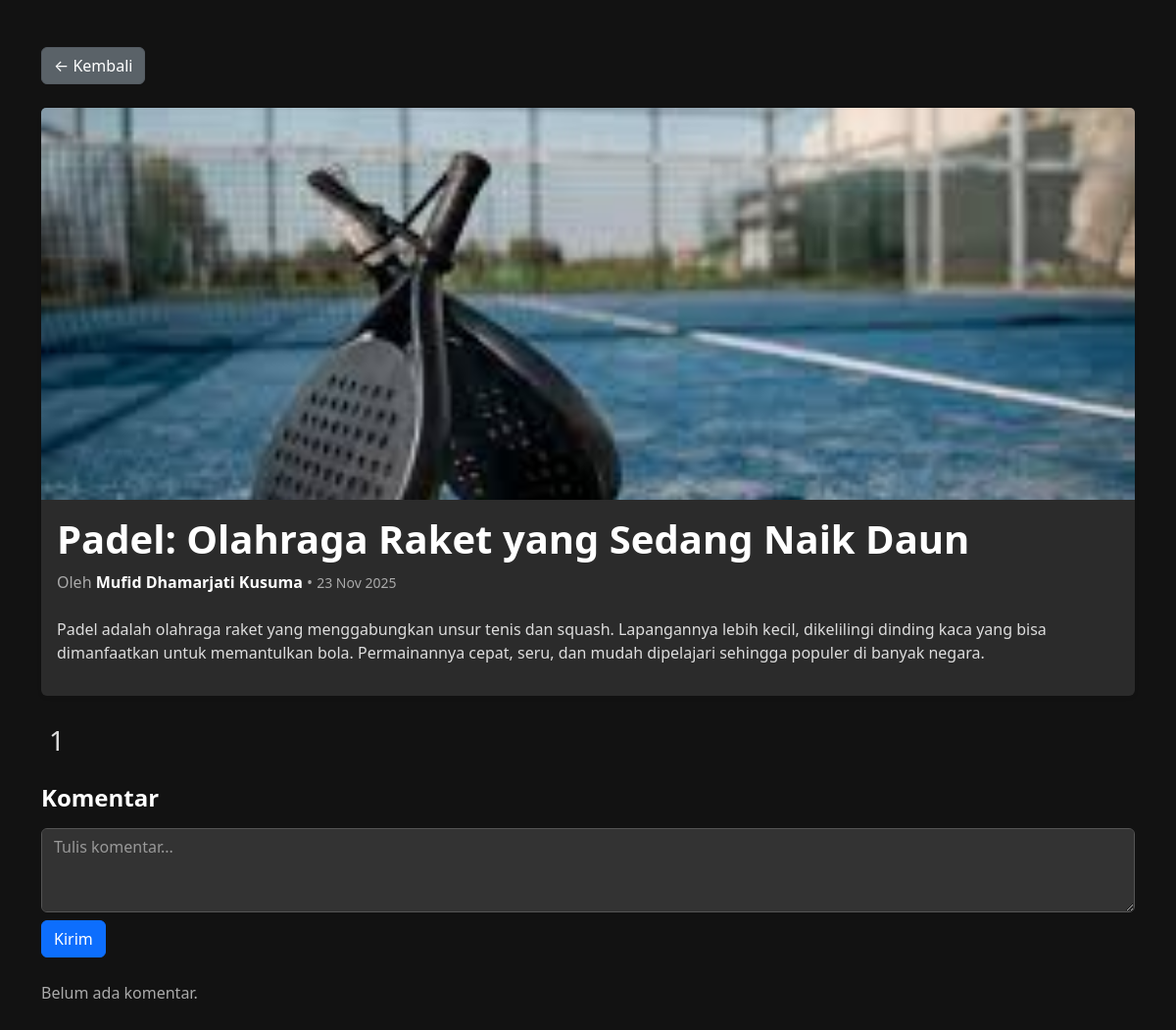
Screenshot of /view/read_single.php?slug=padel-olahraga-raket-yang-sedang-naik-daun (signed in) with the database file from the repository.
### tables this page shows
CREATE TABLE `articles` (
  `id` int(11) NOT NULL,
  `title` varchar(255) NOT NULL,
  `slug` varchar(255) NOT NULL,
  `content` mediumtext NOT NULL,
  `image` varchar(255) DEFAULT NULL,
  `author_id` int(11) DEFAULT NULL,
  `created_at` datetime DEFAULT current_timestamp(),
  `updated_at` datetime DEFAULT current_timestamp() ON UPDATE current_timestamp(),
  `genre` enum('Sepak Bola','Basket','Bulu Tangkis','Tenis','Voli','Renang','Atletik','Tinju','MotoGP','Lainnya') NOT NULL DEFAULT 'Lainnya'
);

CREATE TABLE `users` (
  `id` int(11) NOT NULL,
  `name` varchar(150) NOT NULL,
  `email` varchar(150) NOT NULL,
  `password_hash` varchar(255) NOT NULL,
  `role` enum('user','admin') NOT NULL DEFAULT 'user',
  `created_at` datetime NOT NULL DEFAULT current_timestamp()
);

### controller/proses_read_single.php (called while the page is built, shortened)
<?php
require_once __DIR__ . '/../config/koneksi.php';
$slug = $_GET['slug'] ?? '';
$sql = "
    SELECT a.*, u.name AS author_name
    FROM articles a
    LEFT JOIN users u ON u.id = a.author_id
    WHERE a.slug = ?
    LIMIT 1
";
$stmt = mysqli_prepare($koneksi, $sql);
mysqli_stmt_bind_param($stmt, "s", $slug);
mysqli_stmt_execute($stmt);
$result  = mysqli_stmt_get_result($stmt);
$article = mysqli_fetch_assoc($result);
$article_id = (int) $article['id'];
$sqlLike = "SELECT COUNT(*) AS total_like FROM likes WHERE article_id = ?";
$stmtL = mysqli_prepare($koneksi, $sqlLike);
mysqli_stmt_bind_param($stmtL, "i", $article_id);
mysqli_stmt_execute($stmtL);
$rowLike = mysqli_stmt_get_result($stmtL)->fetch_assoc();
$totalLikes = $rowLike['total_like'] ?? 0;

### view/read_single.php (the view, shortened to what this page needs)
<?php
require_once "../controller/proses_read_single.php";
$user_id = $_SESSION['user_id'] ?? null;
?>
<!DOCTYPE html>
<html>
<head>
    <link href="https://cdn.jsdelivr.net/npm/bootstrap@5.3.2/dist/css/bootstrap.min.css" rel="stylesheet">
    <link rel="stylesheet" href="theme.css">
</head>
<body id="body"> <div class="container py-5">
    <button class="btn btn-secondary mb-4" onclick="history.back()">← Kembali</button>
    <div class="card shadow-sm border-0 mb-4 article-card"> <?php if (!empty($article['image'])): ?>
            <img src="../<?= $article['image'] ?>" class="card-img-top"
                 style="max-height:400px; object-fit:cover;">
        <?php endif; ?>
        <div class="card-body article-content">
            <h1 class="fw-bold"><?= htmlspecialchars($article['title']) ?></h1>
            <p class="text-muted mb-4">
                Oleh <b><?= htmlspecialchars($article['author_name']) ?></b> •
                <small class="text-muted"><?= date("d M Y", strtotime($article['created_at'])) ?></small>
            </p>
            <div class="mt-3 article-text"><?= $article['content'] ?></div> </div>
    </div>
    <div class="mb-3">
        <button id="likeBtn" class="btn p-0 border-0 bg-transparent"
                style="font-size:28px; display:flex; align-items:center; gap:8px;">
            <span id="likeCount" class="like-count-text"><?= $totalLikes ?></span> </button>
    </div>
    <h4 class="fw-bold mb-3 mt-4">Komentar</h4>
    <?php if ($user_id): ?>
        <form id="commentForm" class="mb-4">
            <textarea name="content" class="form-control" rows="3" placeholder="Tulis komentar..." required></textarea>
            <button class="btn btn-primary mt-2">Kirim</button>
        </form>
    <?php else: ?>
        <div class="alert alert-info theme-alert"> <a href="login.php"><b>Login</b></a> untuk menulis komentar.
        </div>
    <?php endif; ?>
    <div id="commentList">
        <?php if (empty($comments)): ?>
            <p class="text-muted">Belum ada komentar.</p>
        <?php endif; ?>
    </div>
</div>
<script defer src="theme.js"></script> </body>
</html>

### view/theme.css (style rules this page uses)
body.dark-mode { background-color: #121212 !important; color: white !important; }
body.dark-mode .article-card, body.dark-mode .comment-card { background-color: #2b2b2b !important; border-color: #444 !important; color: white !important; }
body.dark-mode .article-text, body.dark-mode .comment-content-text { color: #ddd !important; }
body.dark-mode h1, body.dark-mode h4, body.dark-mode b { color: white !important; }
body.dark-mode .text-muted, body.dark-mode small.text-muted { color: #aaa !important; }
body.dark-mode .form-control { background-color: #333 !important; color: white !important; border-color: #555 !important; }
body.dark-mode textarea.form-control::placeholder { color: #999 !important; opacity: 1; }
body.dark-mode .like-count-text { color: #ddd !important; }
body.dark-mode .container .form-control { background-color: #333 !important; color: white !important; border-color: #555 !important; }
body.dark-mode .container .form-control::placeholder { color: #999 !important; }
body.dark-mode .btn-secondary { background-color: #5a6268 !important; border-color: #545b62 !important; color: white !important; }
body.dark-mode .form-control, body.dark-mode .form-select, body.dark-mode .theme-img-thumbnail { background-color: #333 !important; border-color: #555 !important; }
body.dark-mode .form-control, body.dark-mode .form-select { color: white !important; }
body.dark-mode .form-control::placeholder { color: #999 !important; opacity: 1; }
body.dark-mode .theme-btn-secondary, body.dark-mode .btn-secondary { background-color: #5a6268 !important; border-color: #545b62 !important; color: white !important; }

### view/read_single.php (style rules this page uses)
body { background-color: #f5f6fa; }

### rows the page displays
articles: image (picture), title "Padel: Olahraga Raket yang Sedang Naik Daun", author.name "Mufid Dhamarjati Kusuma", created_at "23 Nov 2025", content "Padel adalah olahraga raket yang menggabungkan unsur tenis dan squash. Lapangannya lebih kecil, dikelilingi dinding kaca yang bisa dimanfaatkan untuk memantulkan bola. Permainannya cepat, seru, dan mudah dipelajari sehingga populer di banyak negara."

### other values shown
$totalLikes "1"
